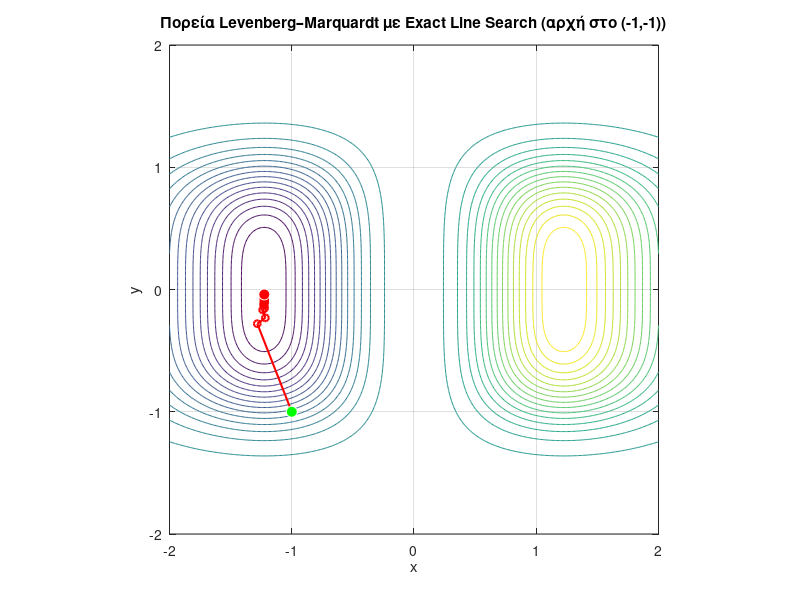

Here is the MATLAB script that generated this plot:
%% Πορεία Levenberg–Marquardt με Exact Line Search (x0 = (-1,-1))
clear; clc;

% Συνάρτηση
f = @(x) x(1).^3 .* exp(-x(1).^2 - x(2).^4);

% Κλίση
gradf = @(x) [ ...
    x(1).^2 .* (3 - 2*x(1).^2) .* exp(-x(1).^2 - x(2).^4); ...
   -4*x(1).^3 .* x(2).^3 .* exp(-x(1).^2 - x(2).^4)       ];

% Hessian
Hessf = @(x) [ ...
    (4*x(1).^5 - 14*x(1).^3 + 6*x(1)) .* exp(-x(1).^2 - x(2).^4), ...
    (8*x(1).^4 .* x(2).^3 - 12*x(1).^2 .* x(2).^3) .* exp(-x(1).^2 - x(2).^4); ...
    (8*x(1).^4 .* x(2).^3 - 12*x(1).^2 .* x(2).^3) .* exp(-x(1).^2 - x(2).^4), ...
    (16*x(1).^3 .* x(2).^6 - 12*x(1).^3 .* x(2).^2) .* exp(-x(1).^2 - x(2).^4) ];

% Παράμετροι μεθόδου
mu      = 1.0;      % σταθερή παράμετρος Levenberg–Marquardt
maxIter = 50;
tol_g   = 1e-6;

% Αρχικό σημείο
xk = [-1; -1];

% Ιστορία σημείων
X_hist = xk;

for k = 1:maxIter
    g = gradf(xk);

    % Έλεγχος σύγκλισης
    if norm(g) < tol_g
        fprintf('Σύγκλιση στο k = %d, x* = [%g  %g]^T, f* = %g\n', ...
                k-1, xk(1), xk(2), f(xk));
        break;
    end

    % Πίνακας Levenberg–Marquardt
    H  = Hessf(xk);
    Bk = H + mu * eye(2);

    % Διεύθυνση d_k
    dk = -Bk \ g;

    % Exact line search: γ_k = argmin_{γ>=0} f(xk + γ d_k)
    phi = @(gamma) f(xk + gamma * dk);
    [gamma_k, ~] = fminbnd(phi, 0, 5);    % διάστημα αναζήτησης για γ

    % Ενημέρωση
    xk = xk + gamma_k * dk;

    % Αποθήκευση τροχιάς
    X_hist(:, end+1) = xk;
end

%% Contour plot της f και τροχιάς (x_k, y_k)

% Πλέγμα για την f(x,y)
x1 = linspace(-2, 2, 400);
y1 = linspace(-2, 2, 400);
[X, Y] = meshgrid(x1, y1);
Z = X.^3 .* exp(-X.^2 - Y.^4);

figure;
contour(X, Y, Z, 30);  % ισοϋψείς της f
hold on; grid on;

% Τροχιά
plot(X_hist(1,:), X_hist(2,:), 'ro-', 'LineWidth', 1.5, 'MarkerSize', 5);

% Αρχικό και τελικό σημείο
plot(X_hist(1,1),   X_hist(2,1),   'wo', 'MarkerFaceColor','g', 'MarkerSize',8); % αρχή
plot(X_hist(1,end), X_hist(2,end), 'wo', 'MarkerFaceColor','r', 'MarkerSize',8); % τέλος

xlabel('x');
ylabel('y');
title('Πορεία Levenberg–Marquardt με Exact Line Search (αρχή στο (-1,-1))');
axis equal;
hold off;
